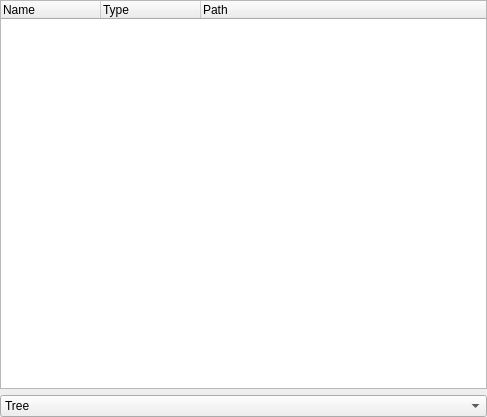
<?xml version="1.0" encoding="UTF-8"?>
<ui version="4.0">
 <class>explorerDock</class>
 <widget class="QWidget" name="explorerDock">
  <property name="geometry">
   <rect>
    <x>0</x>
    <y>0</y>
    <width>487</width>
    <height>417</height>
   </rect>
  </property>
  <property name="windowTitle">
   <string>Form</string>
  </property>
  <layout class="QVBoxLayout" name="verticalLayout">
   <property name="margin">
    <number>0</number>
   </property>
   <item>
    <widget class="QTreeWidget" name="explorer">
     <property name="verticalScrollBarPolicy">
      <enum>Qt::ScrollBarAsNeeded</enum>
     </property>
     <property name="horizontalScrollBarPolicy">
      <enum>Qt::ScrollBarAlwaysOff</enum>
     </property>
     <property name="editTriggers">
      <set>QAbstractItemView::NoEditTriggers</set>
     </property>
     <property name="tabKeyNavigation">
      <bool>true</bool>
     </property>
     <property name="showDropIndicator" stdset="0">
      <bool>false</bool>
     </property>
     <property name="dragEnabled">
      <bool>false</bool>
     </property>
     <property name="dragDropOverwriteMode">
      <bool>false</bool>
     </property>
     <property name="dragDropMode">
      <enum>QAbstractItemView::NoDragDrop</enum>
     </property>
     <property name="alternatingRowColors">
      <bool>true</bool>
     </property>
     <property name="selectionMode">
      <enum>QAbstractItemView::ExtendedSelection</enum>
     </property>
     <property name="animated">
      <bool>true</bool>
     </property>
     <property name="headerHidden">
      <bool>false</bool>
     </property>
     <attribute name="headerStretchLastSection">
      <bool>true</bool>
     </attribute>
     <column>
      <property name="text">
       <string>Name</string>
      </property>
     </column>
     <column>
      <property name="text">
       <string>Type</string>
      </property>
     </column>
     <column>
      <property name="text">
       <string>Path</string>
      </property>
     </column>
    </widget>
   </item>
   <item>
    <widget class="QComboBox" name="comboBox">
     <item>
      <property name="text">
       <string>Tree</string>
      </property>
     </item>
     <item>
      <property name="text">
       <string>List</string>
      </property>
     </item>
    </widget>
   </item>
  </layout>
 </widget>
 <resources/>
 <connections/>
</ui>
